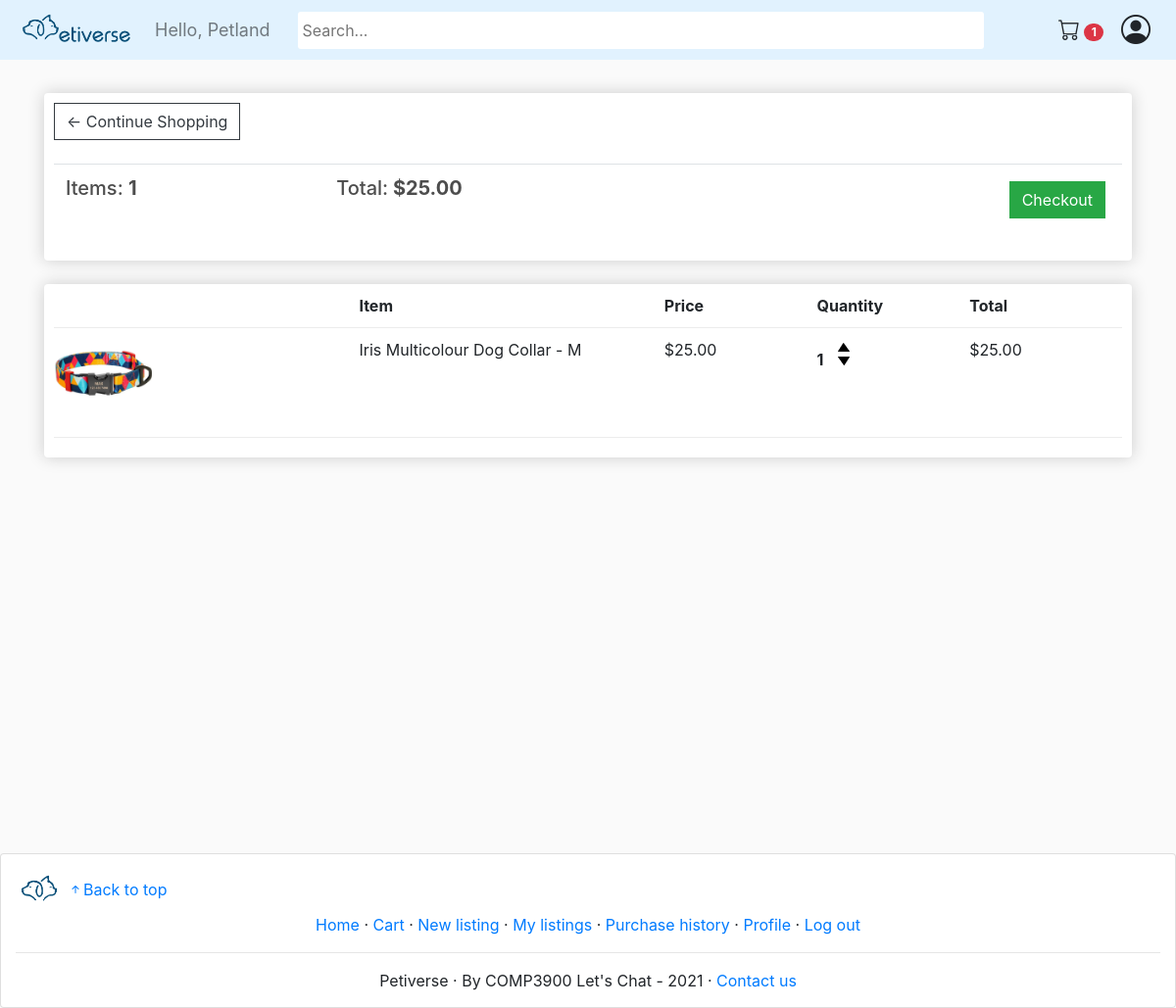
/cart/ (signed in), run on an earlier commit of the app's database.
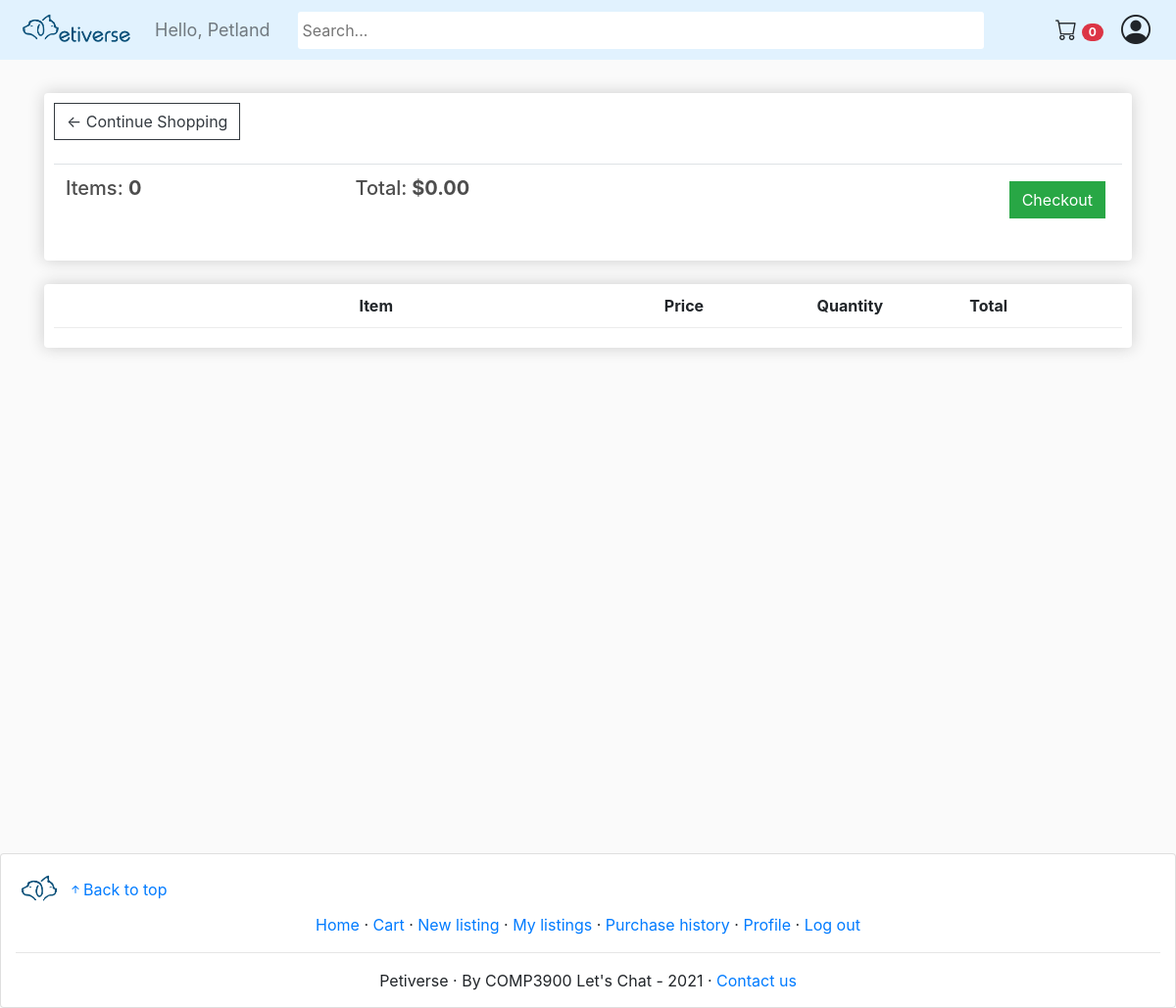
And on a later commit of the database.
### store/models.py (models this page shows, shortened)
class Order(models.Model):
	customer = models.ForeignKey(Customer, on_delete=models.SET_NULL, null=True, blank=True)
	date_ordered = models.DateTimeField(editable=False, blank=True, null=True)
	complete = models.BooleanField(default=False)
	transaction_id = models.CharField(max_length=100, null=True)
	@property
	def get_cart_total(self):
		orderitems = self.orderitem_set.all()
		total = sum([item.get_total for item in orderitems])
		return total
	@property
	def get_cart_items(self):
		orderitems = self.orderitem_set.all()
		total = sum([item.quantity for item in orderitems])
		return total

class OrderItem(models.Model):
    product = models.ForeignKey(Product, on_delete=models.SET_NULL, null=True)
    order = models.ForeignKey(Order, on_delete=models.SET_NULL, null=True)
    quantity = models.IntegerField(default=0, null=True, blank=True)
    date_added = models.DateTimeField(auto_now_add=True)
    @property
    def get_total(self):
        if self.product.selling_type == "sale":
            total = self.product.price * self.quantity
        else:
            total = self.product.starting_bid
        return total

class Product(models.Model):
    name = models.CharField(max_length=200)
    selling_type = models.CharField(max_length=10, choices=SELLING_CHOICES, default='sale')
    price = models.DecimalField(max_digits=30, decimal_places=2)
    starting_bid = models.DecimalField(max_digits=30, decimal_places=2, default=0)
    end_date = models.DateTimeField(default=timezone.now, blank=True, null=True)
    highest_bidder = models.ForeignKey(Customer, on_delete=models.CASCADE, null=True, blank=True, related_name='highest_bidder')
    remaining_unit = models.IntegerField()
    sold_unit = models.IntegerField(default=0)
    isAnimal = models.BooleanField(default=False,null=True, blank=True)
    description = models.TextField(max_length=1000)
    image = models.ImageField(null=True, blank=True)
    warranty = models.CharField(max_length=200, null=True)
    delivery_period = models.DurationField()
    seller = models.ForeignKey(Customer, on_delete=models.CASCADE, null=True, blank=True)
    tags = TaggableManager()
    estimated_date = models.DateTimeField(editable=False, blank=True, null=True)
    slug_str = models.SlugField(blank=True)
    is_active = models.BooleanField(default=True)
    imageUri = models.TextField(blank=True)
    @property
    def imageURL(self):
        try:
            url = self.image.url
        except:
            url = no_image_url
        return url

### store/views.py (the view)
# urls.py: path('cart/', views.cart, name="cart"),
def cart(request):
    if request.user.is_authenticated:
        customer = request.user.customer
        order, created = Order.objects.get_or_create(customer=customer, complete=False)
        items = order.orderitem_set.all()
        cartItems = order.get_cart_items
    else:
        items = []
        order = {'get_cart_total':0, 'get_cart_items':0}
        cartItems = order.get('get_cart_items')
    context = {'items':items, 'order':order, 'cartItems':cartItems}
    return render(request, 'store/cart.html', context)

### store/templates/store/cart.html
{% extends 'store/main.html' %}
{% load static %}
{% block content %}
	<div class="row">
		<div class="col-lg-12">
			<div class="box-element">
				<a  class="btn btn-outline-dark" href="{% url 'store' %}">&#x2190; Continue Shopping</a>
				<br>
				<br>
				<table class="table">
					<tr>
						<th><h5>Items: <strong>{{order.get_cart_items}}</strong></h5></th>
						<th><h5>Total:<strong> ${{order.get_cart_total|floatformat:2}}</strong></h5></th>
						<th>
							<a  style="float:right; margin:5px;" class="btn btn-success" href="{% url 'checkout' %}">Checkout</a>
						</th>
					</tr>
				</table>
			</div>
			<br>
			<div class="box-element">
				<div class="cart-row">
					<div style="flex:2"></div>
					<div style="flex:2"><strong>Item</strong></div>
					<div style="flex:1"><strong>Price</strong></div>
					<div style="flex:1"><strong>Quantity</strong></div>
					<div style="flex:1"><strong>Total</strong></div>
				</div>
				{% for item in items %}
				<div class="cart-row">
					<div style="flex:2"><img class="row-image" src="{{item.product.imageURL}}"></div>
					<div style="flex:2"><p>{{item.product.name}}</p></div>
					{% if item.product.selling_type == "sale" %}
						<div style="flex:1"><p>${{item.product.price|floatformat:2}}</p></div>
					{% else %}
						<div style="flex:1"><p>${{item.product.starting_bid|floatformat:2}}</p></div>
					{% endif %}
					<div style="flex:1">
						<p class="quantity">{{item.quantity}}</p>
						{% if item.product.selling_type == "sale" %}
							<div class="quantity">
								<img data-product="{{item.product.id}}" data-action="add" class="chg-quantity update-cart" src="{% static  'images/arrow-up.png' %}">
								<img data-product="{{item.product.id}}" data-action="remove" class="chg-quantity update-cart" src="{% static  'images/arrow-down.png' %}">
							</div>
						{% endif %}
					</div>
					<div style="flex:1"><p>${{item.get_total|floatformat:2}}</p></div>
				</div>
				{% endfor %}
			</div>
		</div>
	</div>
{% endblock content %}

### store/templates/store/main.html (shortened to what this page needs)
<!DOCTYPE html>
{% load static %}
{% load i18n %}
<html>
<head>
	<link rel="stylesheet" href="https://stackpath.bootstrapcdn.com/bootstrap/4.4.1/css/bootstrap.min.css">
	<link rel="stylesheet" type="text/css" href="{% static 'css/main.css' %}">
</head>
<body>
	<nav class="navbar sticky-top navbar-expand-lg navbar-light bg-light">
		<a class="navbar-brand" href="{% url 'store' %}">
			<img class="brand-img" src="{% static 'images/logo_text_transparent.png' %}">
		</a>
		<div class="navbar-collapse collapse w-100 order-0 order-md-0 dual-collapse2">
			<ul class="navbar-nav mr-auto">
				<li class="nav-item active">
				  {% if request.user.is_authenticated %}
					  <span class="hello-msg navbar-text">Hello, {{request.user.customer.nickname}}</span>
				  {% endif %}
				</li>
			  </ul>
		</div>
		<div class="mx-auto order-1">
	        <form action="{% url 'search_result' %}" method="get">
	        	<input class="search_bar"  name = "q" type="text" placeholder="Search...", style="border-radius:3px !important; border:none; min-height:38px !important; padding-left:5px;">
	        </form>
		</div>
		<div class="navbar-collapse collapse w-100 order-2 dual-collapse2">
			<ul class="navbar-nav ml-auto">
				{% if request.user.is_authenticated %}
				<li class="nav-item">
					<a class="btn" href="{% url 'cart' %}"><i class="bi-cart" style="font-size:22px;"></i> <span class="badge badge-pill badge-danger">{{cartItems}}</span></a>
				</li>
				{% endif %}
			</ul>
			{% if request.user.is_authenticated %}
				<div class="dropdown">
					<i class="bi-person-circle" id="user-icon" onclick="toggleDropdown()" ></i>
				</div>
			{% endif %}
		</div>
	</nav>
     <div class="container">
            <br>
            {% block content %}
            {% endblock content %}
         </div>
	<footer class="card">
		<div>
			<a class="footer-logo-link" href="{% url 'store' %}">
				<img class="brand-img" src="{% static 'images/logo_no_text_transparent.png' %}">
			</a>
			<a href="#" style="display:inline;"><i class="bi-arrow-up-short"></i>Back to top</a>
		</div>
		<div>
			<div style="text-align:center;">
				<a href="/">Home</a>
				&middot;
				{% if request.user.is_authenticated %}
					<a href="{% url 'cart' %}">Cart</a>
					&middot;
					<a href="{% url 'new_product' %}">New listing</a>
					&middot;
					<a href="{% url 'my_listings' %}">My listings</a>
					&middot;
					<a href="{% url 'purchase_history' %}">Purchase history</a>
					&middot;
					<a href="{% url 'user_profile' request.user.customer.slug_str %}">Profile</a>
					&middot;
					<a href="{% url 'logout' %}">Log out</a>
				{% else %}
					<a href="{% url 'login' %}">Log in</a>
					&middot;
					<a href="{% url 'signup' %}">Sign up</a>
				{% endif %}
			</div>
		</div>
		<hr>
		<div style="text-align:center;">
			Petiverse
			&middot;
			By COMP3900 Let's Chat - 2021
			&middot;
			<a href="mailto:unswcomp3900@gmail.com">Contact us</a>
		</div>
	</footer>
</body>
</html>

What changed in the data, as far as the page shows it:
removed OrderItem: product.imageURL (picture), product.name "Iris Multicolour Dog Collar - M", product.price "25.00", quantity "1", get_total "25.00"
computed for Order: get_cart_items "1" → "0"; get_cart_total "25.00" → "0.00"
Also different on the page:
{{ cartItems }}: "1" → "0"
